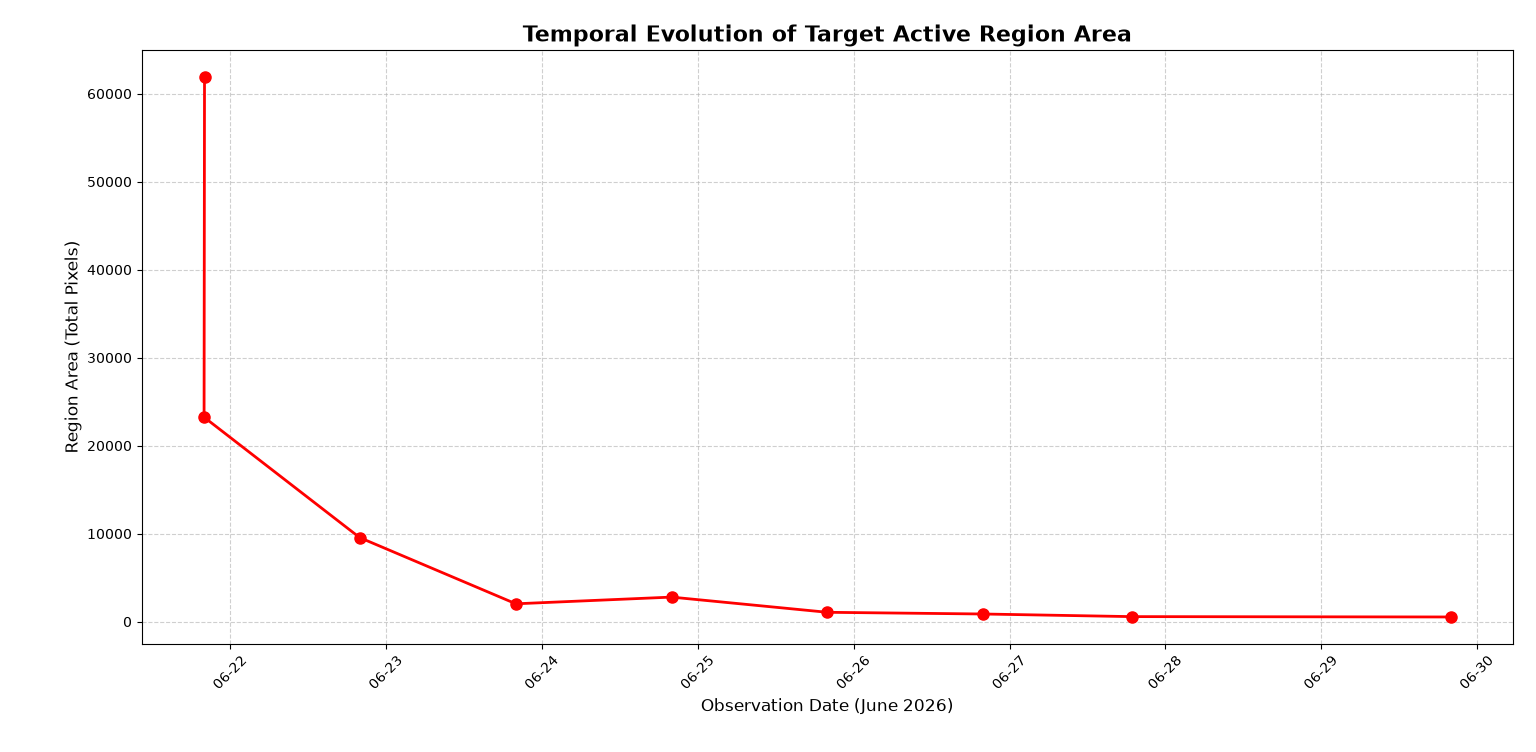

Write the Python code that produced this figure.
import os
import glob
import sunpy.map
import matplotlib.pyplot as plt
import numpy as np
from skimage.filters import threshold_otsu
from skimage.measure import label, regionprops  
import matplotlib.dates as mdates

def load_and_verify_data():
    # 1. Define the exact Windows path
    data_directory = r'C:\Users\JASIF\OneDrive\Desktop\python\PART B'
    
    file_pattern = os.path.join(data_directory, '*.fits')
    file_list = sorted(glob.glob(file_pattern))
    
    if len(file_list) == 0:
        print(f"Error: No FITS files found in '{data_directory}'.")
        return

    # Arrays to store our data for the final graph
    dates = []
    active_region_areas = []
    
    # Variables to remember our tracked region's properties from yesterday
    target_centroid = None
    previous_area = None

    print(f"Starting time-series analysis on {len(file_list)} images...\n")

    # --- STAGE 4: THE TIME-SERIES LOOP ---
    for file_path in file_list:
        print(f"Processing {os.path.basename(file_path)}...")
        
        # Load the map for this specific day
        smap = sunpy.map.Map(file_path)
        data = smap.data
        data_clean = np.nan_to_num(data)
        
        # Two-Step Otsu Segmentation
        space_vs_sun_thresh = threshold_otsu(data_clean)
        sun_mask = data_clean > space_vs_sun_thresh
        pixels_on_sun = data_clean[sun_mask]
        
        active_region_thresh = threshold_otsu(pixels_on_sun)
        binary_mask = (data_clean > active_region_thresh) & sun_mask
        
        # Region Labeling
        labeled_image = label(binary_mask)
        regions = regionprops(labeled_image)
        
        # Filter out noise and solar limb artifacts using the Goldilocks filter
        valid_regions = [r for r in regions if 500 <= r.area <= 100000]
        
        if valid_regions:
            if target_centroid is None:
                # DAY 1: Pick the largest region to start tracking
                target_region = max(valid_regions, key=lambda r: r.area)
                target_centroid = target_region.centroid
                previous_area = target_region.area
                
                print(f"  -> Day 1: Locked onto Target Region. Area: {previous_area}")
            else:
                # DAY 2+: The NEW Similarity Score Formula
                def similarity_score(r):
                    # 1. How far did it move? (Rotation distance)
                    dist = np.sqrt((r.centroid[0] - target_centroid[0])**2 + (r.centroid[1] - target_centroid[1])**2)
                    
                    # 2. Size Ratio (Creates a multiplier >= 1)
                    size_ratio = max(r.area, previous_area) / max(min(r.area, previous_area), 1)
                    
                    # 3. ADD them instead of multiplying, and heavily weight the size ratio!
                    # This prevents distance=0 (static noise) from wiping out the size penalty.
                    return dist + (size_ratio * 100)
                
                # Pick the region with the lowest (best) similarity score
                target_region = min(valid_regions, key=similarity_score)
                
                # Update the position and size for tomorrow
                target_centroid = target_region.centroid 
                previous_area = target_region.area
                
                print(f"  -> Tracked Target Region. Area: {previous_area}")
                
            dates.append(smap.date.datetime)
            active_region_areas.append(previous_area)

    # --- FINAL STAGE: PLOTTING THE GROWTH/DECAY GRAPH ---
    print("\nDrawing the Growth/Decay Graph...")
    fig, ax = plt.subplots(figsize=(10, 6))
    
    # Plot the line graph
    ax.plot(dates, active_region_areas, marker='o', linestyle='-', color='red', linewidth=2, markersize=8)
    
    # Make it look professional for your report
    ax.set_title("Temporal Evolution of Target Active Region Area", fontsize=16, fontweight='bold')
    ax.set_xlabel("Observation Date (June 2026)", fontsize=12)
    ax.set_ylabel("Region Area (Total Pixels)", fontsize=12)
    
    # Format the dates on the bottom axis nicely
    ax.xaxis.set_major_formatter(mdates.DateFormatter('%m-%d'))
    plt.xticks(rotation=45)
    plt.grid(True, linestyle='--', alpha=0.6)
    
    plt.tight_layout()
    plt.show()

if __name__ == "__main__":
    load_and_verify_data()
